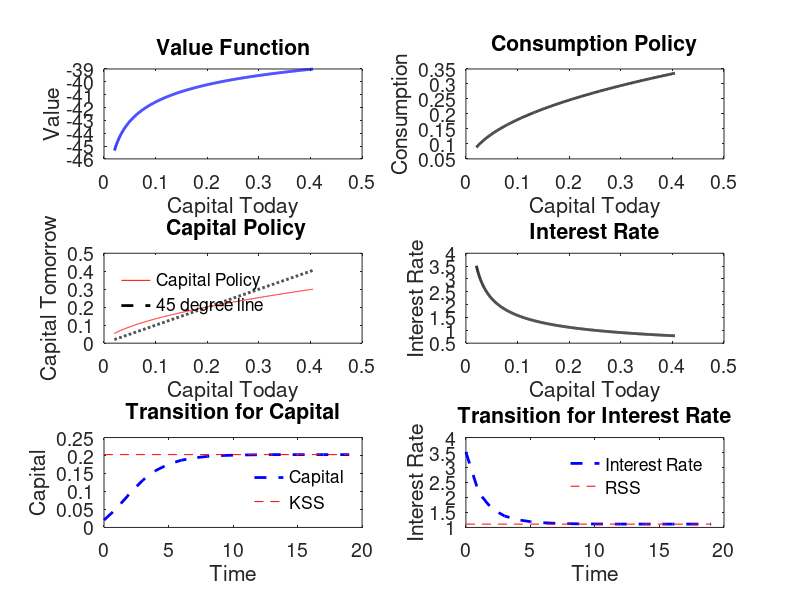

Source code (MATLAB):
%%%%%%%%%%%%%
% ramsey_vfi.m
% Solves the Ramsey model using VFI.
% Stefano Pica, TA for EC 702
% Fall 2019
%%%%%%%%%%%%%
close all; clear; clc;

%reference: Stokey_Lucas_1989 5.1
% model to be solved
% V(k) = max_{kp<=f(k)+(1-delta)k} [ u(c) + beta V(kprime) ]
% BC: c + kprime = f(k) + (1-delta)*k
% prod function: f(k)=k^alpha
% utility function: u(c) = c^(1-gamma) / (1-gamma)


%start tracking timing
tic; 
disp('%%%%%%%%%%%%%%%%%%%')
disp('Solving the Ramsey problem - awesome!')
disp(' ')


%%%%%%%%%%%%%%%%%%%%%%%%%%%%%%%%%%%%%%%%%%%%%%%%%%%%%%%%%%%%%%%%%%%%%%%%%%%
%%%%%%%%%%%%%%%%%%%%%%% THIS BLOCK SETS UP THE MODEL %%%%%%%%%%%%%%%%%%%%%%
%%%%%%%%%%%%%%%%%%%%%%%%%%%%%%%%%%%%%%%%%%%%%%%%%%%%%%%%%%%%%%%%%%%%%%%%%%%


vfmaxit = 1000; %max number of VF iterations
vftol = 1e-7; %tolerance on Bellman equation, in percentages
T=20; %final period for transition
transitspan=0:T-1; %time span for transition
lwidnum = 2; %line width on graphs
fsizenum = 14; %font size on graphs

%model parameters
gamma=1.5;
delta=1;
alpha=0.5;
beta=0.9;

%exact SS quantities
kss=(alpha/(1/beta-1+delta))^(1/(1-alpha));
Rss=alpha*kss^(alpha-1)+(1-delta);

%define grid
kmin=kss*0.1;
kmax=kss*2;
knum=1000;
K0=linspace(kmin,kmax,knum);


%%%%%%%%%%%%%%%%%%%%%%%%%%%%%%%%%%%%%%%%%%%%%%%%%%%%%%%%%%%%%%%%%%%%%%%%%%%
%%%%%%%%%%%%% THIS BLOCK SETS UP AND SOLVES THE VALUE FUNCTION %%%%%%%%%%%%
%%%%%%%%%%%%%%%%%%%%%%%%%%%%%%%%%%%%%%%%%%%%%%%%%%%%%%%%%%%%%%%%%%%%%%%%%%%


%compute return function (utility function). We use meshgrid
[kp,k]=meshgrid(K0);
Glow=zeros(knum, knum);
Gmax=k.^alpha+(1-delta)*k;
kp(kp>=Gmax | kp<Glow)=NaN; %restrict control variable to feasible set
utility=(k.^alpha+(1-delta)*k-kp).^(1-gamma)/(1-gamma);
%notice property of utility matrix. Rows represent the state (capital
%today). columns are the control (capital tomorrow).

%initialize the policy and VF arrays
Vold = zeros(knum,1); %this will store real value of old VF
V = zeros(knum,1);  %this will store real value of new VF
kprimeind=zeros(knum,1);

disp('%%%%')
disp('Starting VFI now - it is actually happening!')
disp(' ')

for vfit = 1:vfmaxit
    %form Bellman equation
    RHSMAT = utility + beta*repmat(Vold',knum,1);
   	[V,kprimeind] = max(RHSMAT,[],2);
    absdiff=abs(V-Vold);
    vferr = max(absdiff); %maximum absolute error
    if (mod(vfit,50)==1)
        disp(['VF error = ' num2str(vferr) ' on VF iteration ' num2str(vfit) '.'])
    end
       %exit if converged
    if (vferr<vftol)
        break; 
    end
    %if not converged, then Vold <- V, and redo
    Vold = V;
end

disp(' ')
disp('VF iteration complete.')
toc;
disp('%%%%')
disp(' ')

Kpol = K0(kprimeind); %real values of capital policy function
Cpol = K0.^alpha + (1-delta)*K0 - Kpol;
R=alpha*K0.^(alpha-1)+(1-delta);


%%%%%%%%%%%%%%%%%%%%%%%%%%%%%%%%%%%%%%%%%%%%%%%%%%%%%%%%%%%%%%%%%%%%%%%%%%%
% THIS BLOCK COMPUTES THE TRANSITION FROM AN ARBITRARY INITIAL CONDITION %%
%%%%%%%%%%%%%%%%%%%%%%%%%%%%%%%%%%%%%%%%%%%%%%%%%%%%%%%%%%%%%%%%%%%%%%%%%%%

%if you want to start in an arbitrary point that is not in the grid, can
%use the following code:
% kstart=0.5; %initial condition
% [~,kinit]=min(abs(K0-kstart)); %grid point closer to initial condition

kinit=K0(1); %initial condition. first point in the grid
ktransit=zeros(T,1); %preallocate the capital transition vector
ktransit(1)=kinit; %first entry of capital transition is initial condition
for it=2:T
    ktransit(it)=Kpol(K0==kinit); %get from the grid the initial value and apply the PF
    kinit=ktransit(it); %update initial capital value
end
Rtransit=alpha*ktransit.^(alpha-1)+(1-delta); %transition for interest rate

%%%%%%%%%%%%%%%%%%%%%%%%%%%%%%%%%%%%%%%%%%%%%%%%%%%%%%%%%%%%%%%%%%%%%%%%%%%
%%%%%%%%%%%%%%%%%%%%%%%% THIS BLOCK PREPARES PLOTS %%%%%%%%%%%%%%%%%%%%%%%%
%%%%%%%%%%%%%%%%%%%%%%%%%%%%%%%%%%%%%%%%%%%%%%%%%%%%%%%%%%%%%%%%%%%%%%%%%%%


figure 
subplot(3,2,1)
plot(K0,V,'b','LineWidth',lwidnum)
xlabel('Capital Today')
ylabel('Value');
title('Value Function')
set(gca,'FontSize',fsizenum)

subplot(3,2,2)
plot(K0,Cpol,'k','LineWidth',lwidnum)
xlabel('Capital Today')
ylabel('Consumption');
title('Consumption Policy')
set(gca,'FontSize',fsizenum)

subplot(3,2,3)
plot(K0,Kpol,'r',K0,K0,'k--', 'LineWidth',lwidnum)
xlabel('Capital Today')
ylabel('Capital Tomorrow')
title(' Capital Policy')
legend('Capital Policy','45 degree line','Location','NorthWest');
legend boxoff;
set(gca,'FontSize',fsizenum)

subplot(3,2,4)
plot(K0,R,'k','LineWidth',lwidnum)
xlabel('Capital Today')
ylabel('Interest Rate');
title('Interest Rate')
set(gca,'FontSize',fsizenum)

subplot(3,2,5)
plot(transitspan,ktransit,'b--','LineWidth',lwidnum)
line([transitspan(1) transitspan(end)],[kss,kss],'Color',[1 0 0],'LineStyle','--')
xlabel('Time')
ylabel('Capital');
title('Transition for Capital')
legend('Capital','KSS','Location','SouthEast');
legend boxoff;
set(gca,'FontSize',fsizenum)

subplot(3,2,6)
plot(transitspan,Rtransit,'b--','LineWidth',lwidnum)
line([transitspan(1) transitspan(end)],[Rss,Rss],'Color',[1 0 0],'LineStyle','--')
xlabel('Time')
ylabel('Interest Rate');
title('Transition for Interest Rate')
legend('Interest Rate','RSS','Location','NorthEast');
legend boxoff;
set(gca,'FontSize',fsizenum)
